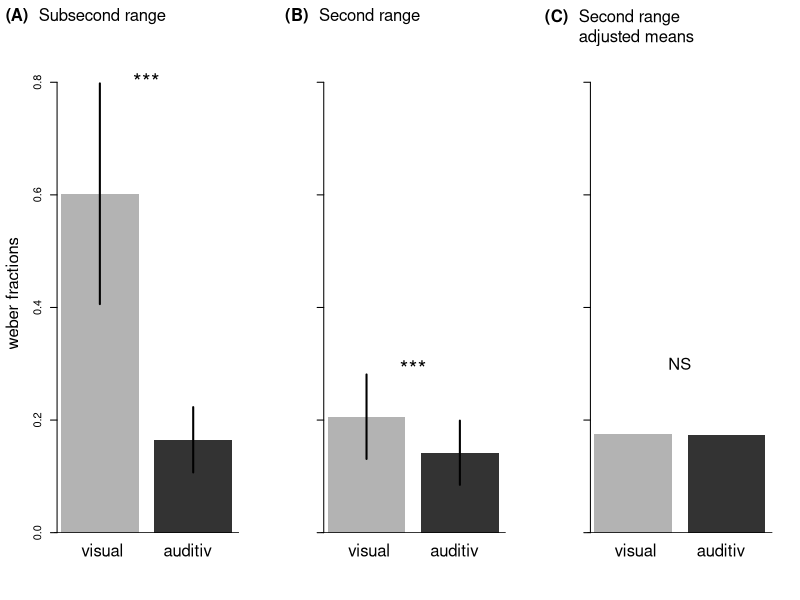

Write the R code that produced this figure.
#Anzahle Graphiken
png(filename="figure.png",width=180,height=120,units="mm",res=900,pointsize=12)
par(mfrow=c(1,3))

#Parameter
A<-c(.602,.165)
names(A)=c("visual","auditiv")
stA<-c(.196,.058)

B<-c(.206,.142)
names(B)=c("visual","auditiv")
stB<-c(.075,.057)

C<-c(.175,.173)
names(C)=c("visual","auditiv")

min<-c(0)
max<-c(.85)

# Achsen
mp<-barplot(A, border=NA,axes=FALSE,axisnames=FALSE, col=c("grey70","grey20"),ylim=c(min,max))
mtext(side=2,line=2.5,"weber fractions", cex=1)
mtext(side=1,line=1,"visual        auditiv", cex=1)
abline(h=0)

x.text<-colMeans(mp)
text(c("***"),x=x.text,y=0.81, cex=2)

mtext(side=3,line=2,expression(paste(bold("(A)  "),"Subsecond range")),cex=1,at=0.52)
abline(h=0)
axis(2,pos=0.15,at=seq(0,.85, by=.20))


# Variabilität
segments(mp,A - stA, mp, A + stA, lwd=2)

#segments(mp - 0.1, A - stA, mp + 0.1, A-stA)


    

#B
# Achsen
mp<-barplot(B, border=NA,axes=FALSE,axisnames=FALSE, col=c("grey 70","grey 20"),ylim=c(min,max))
abline(h=0)
mtext(side=1,line=1,"visual        auditiv", cex=1)


x.text<-colMeans(mp)
text(c("***"),x=x.text,y=0.30, cex=2)

mtext(side=3,line=2,expression(paste(bold("(B)  "),"Second range")),cex=1,at=0.52)
abline(h=0)
axis(2,pos=0.15,labels=FALSE,at=seq(0,.85, by=.20))


# Variabilität
segments(mp,B - stB, mp, B + stB, lwd=2)


#C
# Achsen
mp<-barplot(C, border=NA,axes=FALSE,axisnames=FALSE, col=c("grey 70","grey 20"),ylim=c(min,max))
abline(h=0)
mtext(side=1,line=1,"visual        auditiv", cex=1)

x.text<-colMeans(mp)
text(c("NS"),x=x.text,y=0.3, cex=1.5)

mtext(side=3,line=0.4,expression(paste(bold("(C)  \n"),"Second range \nadjusted means")),cex=1,at=0.52)
abline(h=0)
axis(2,pos=0.15,labels=FALSE,at=seq(0,.85, by=.20))


# Variabilität
#segments(mp,B - stB, mp, B + stB, lwd=2)
dev.off()
